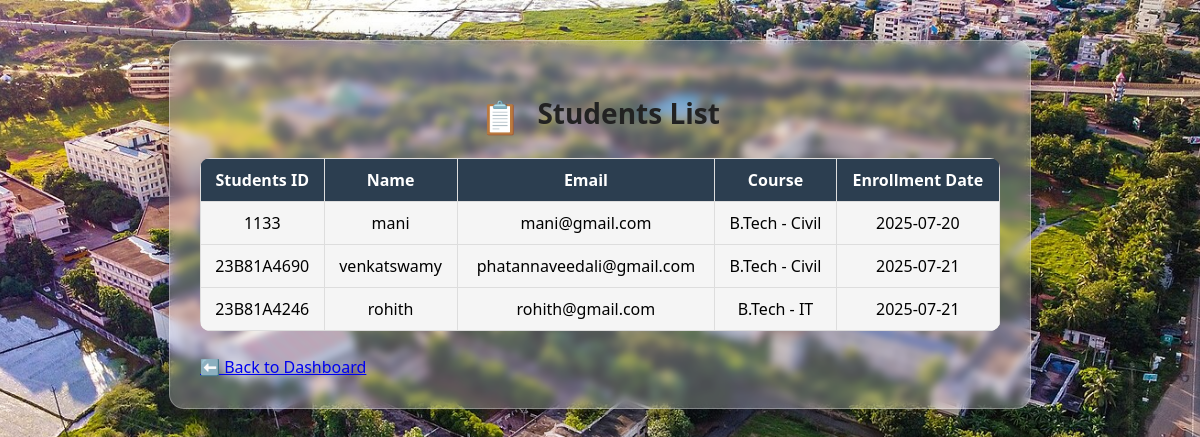
/students (signed in), run on the app's committed database.
### tables this page shows
CREATE TABLE "students" (
    id INTEGER PRIMARY KEY AUTOINCREMENT,
    student_id TEXT UNIQUE,
    name TEXT,
    added_by TEXT
, email TEXT, course TEXT, enrollment_date TEXT, username TEXT, password TEXT);

### app.py (the view)
@app.route('/students')
def view_students():
    if 'user' not in session:
        return redirect('/')
    db = get_db()
    import os
    print("Connected DB path:", os.path.abspath('student.db'))
    students = db.execute("SELECT * FROM students").fetchall()
    return render_template('view_students.html', students=students)

### app.py (called while the page is built)
def get_db():
    if 'db' not in g:
        g.db = sqlite3.connect("database.db")
        g.db.row_factory = sqlite3.Row
    return g.db

@app.teardown_appcontext
def close_connection(exception):
    db = g.pop('db', None)
    if db is not None:
        db.close()

### templates/view_students.html (shortened to what this page needs)
<!DOCTYPE html>
<html>
<head>
    <link rel="stylesheet" href="{{ url_for('static', filename='style.css') }}">
</head>
<body>
    <div class="container student-list-box">
        <h2><span class="emoji">📋</span> Students List</h2>
        <table>
            <tr>
                <th>Students ID</th>
                <th>Name</th>
                <th>Email</th>
                <th>Course</th>
                <th>Enrollment Date</th>
            </tr>
            {% for student in students %}
            <tr>
                <td>{{ student['student_id'] }}</td>
                <td>{{ student['name'] }}</td>
                <td>{{ student['email'] }}</td>
                <td>{{ student['course'] }}</td>
                <td>{{ student['enrollment_date'] }}</td>
            </tr>
            {% endfor %}
        </table>
        <a class="btn" href="{{ url_for('dashboard') }}">⬅️ Back to Dashboard</a>
    </div>
</body>
</html>

### static/style.css (style rules this page uses)
body { margin: 0; padding: 0; color: white; font-family: 'Segoe UI', Tahoma, Geneva, Verdana, sans-serif; background: url('college_bg.jpg') no-repeat center center fixed; background-size: cover; }
.container, .card, .login-box { width: 90%; max-width: 800px; margin: 40px auto; padding: 30px; background: rgba(255, 255, 255, 0.25); box-shadow: 0 8px 24px rgba(0, 0, 0, 0.3); border-radius: 15px; backdrop-filter: blur(4px); -webkit-backdrop-filter: blur(4px); border: 1px solid rgba(255, 255, 255, 0.3); animation: fadeIn 0.8s ease-in-out; color: black; transition: transform 0.3s ease, box-shadow 0.3s ease; }
h2 { text-align: center; margin-bottom: 20px; font-size: 28px; color: #222; }
.emoji { font-size: 32px; vertical-align: middle; margin-right: 10px; }
table { width: 100%; border-collapse: collapse; margin-bottom: 25px; border-radius: 10px; overflow: hidden; }
table th, table td { border: 1px solid #ddd; padding: 10px; text-align: center; background-color: whitesmoke; color: black; }
table th { background-color: #2c3e50; color: white; }
table tr:nth-child(even) { background-color: #f2f2f2; }

### data on the page
students: student_id "1133", name "mani", email "mani@gmail.com", course "B.Tech - Civil", enrollment_date "2025-07-20"
students: student_id "23B81A4690", name "venkatswamy", email "phatannaveedali@gmail.com", course "B.Tech - Civil", enrollment_date "2025-07-21"
students: student_id "23B81A4246", name "rohith", email "rohith@gmail.com", course "B.Tech - IT", enrollment_date "2025-07-21"
